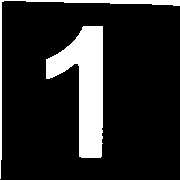
#> input picture images/1.jpg, 180 x 180 px
$ python -i utils.py   (imports and definitions only)
#> lines starting #> are read from the running program, lines starting #| are printed output that depends on the picture; after the words box and inside, x2 and y2 are one past the last pixel; in counts of white or black regions, pixels touching at a corner belong together
#> further down, picture is the input picture: shape (180, 180, 3); min 0, max 255, mean 37.6
import cv2 as cv
import numpy as np

from config import THRESHOLD

def preprocess_frame(image):
    '''
    Returns the grayscaled, blurred and threshold camera image
    Currently threshold value of 40 seems to be working fine
    for all colors, but may need to look into adaptive thresholding
    depending on ambient light conditions
    '''

    gray = cv.cvtColor(image, cv.COLOR_BGR2GRAY)
    blur = cv.GaussianBlur(gray, (5, 5), 0)
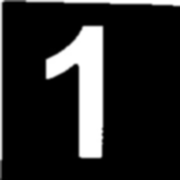
#> blur: shape (180, 180); min 0, max 255, mean 37.4
    _, thresh = cv.threshold(blur, THRESHOLD, 255, cv.THRESH_BINARY)
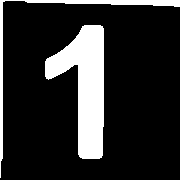
#> thresh: shape (180, 180); 16.6% white; 2 white regions, box (x1, y1, x2, y2) and area: (45, 25, 104, 159) 4191, (0, 0, 180, 178) 1202
    return thresh

def flatten_image(image, pts, width, height):
    '''
    Flatten image of a symbol card into a top-down perspective
    Returns the flattened, re-sized, grayed image
    '''
    temp_rect = np.zeros((4, 2), dtype="float32")

    source = np.sum(pts, axis=2)

    top_left = pts[np.argmin(source)]
    btm_right = pts[np.argmax(source)]

    diff = np.diff(pts, axis=-1)

    top_right = pts[np.argmin(diff)]
    btm_left = pts[np.argmax(diff)]

    # Clockwise
    temp_rect[0] = top_left
    temp_rect[1] = top_right
    temp_rect[2] = btm_right
    temp_rect[3] = btm_left

    max_width = 260
    max_height = 260

    dst = np.array([[0,0], [max_width - 1, 0], [max_width - 1, max_height - 1], [0, max_height - 1]], np.float32)

    M = cv.getPerspectiveTransform(temp_rect, dst)
    warp = cv.warpPerspective(image, M, (max_width, max_height))
    warp = cv.cvtColor(warp, cv.COLOR_BGR2GRAY)
    crop = warp[40:-40, 40:-40]

    return crop

>>> import cv2
>>> picture = cv2.imread('images/1.jpg')
>>> result = preprocess_frame(picture)

$ run again, on images/2.jpg
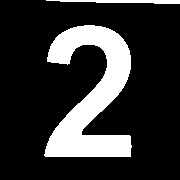
#> input picture images/2.jpg, 180 x 180 px
#> picture is the input picture: shape (180, 180, 3); min 0, max 255, mean 49.9
#> in preprocess_frame, `blur = cv.GaussianBlur(gray, (5, 5), 0)`:
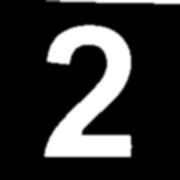
#> blur: shape (180, 180); min 0, max 255, mean 49.8
#> in preprocess_frame, `_, thresh = cv.threshold(blur, THRESHOLD, 255, cv.THRESH_BINARY)`:
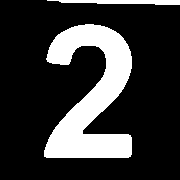
#> thresh: shape (180, 180); 21.2% white; 2 white regions, box (x1, y1, x2, y2) and area: (44, 24, 132, 158) 6396, (47, 0, 180, 5) 481

$ run again, on images/3.jpg
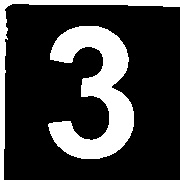
#> input picture images/3.jpg, 180 x 180 px
#> picture is the input picture: shape (180, 180, 3); min 0, max 255, mean 59.7
#> in preprocess_frame, `blur = cv.GaussianBlur(gray, (5, 5), 0)`:
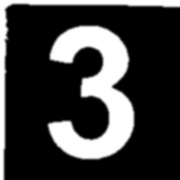
#> blur: shape (180, 180); min 0, max 255, mean 59.7
#> in preprocess_frame, `_, thresh = cv.threshold(blur, THRESHOLD, 255, cv.THRESH_BINARY)`:
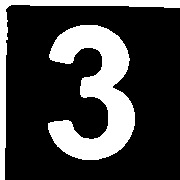
#> thresh: shape (180, 180); 25.6% white; 2 white regions, box (x1, y1, x2, y2) and area: (48, 25, 135, 160) 6099, (0, 0, 180, 180) 2197

$ run again, on images/4.jpg
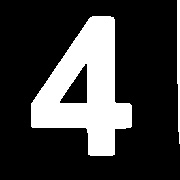
#> input picture images/4.jpg, 180 x 180 px
#> picture is the input picture: shape (180, 180, 3); min 0, max 255, mean 61
#> in preprocess_frame, `blur = cv.GaussianBlur(gray, (5, 5), 0)`:
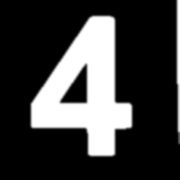
#> blur: shape (180, 180); min 0, max 255, mean 60.9
#> in preprocess_frame, `_, thresh = cv.threshold(blur, THRESHOLD, 255, cv.THRESH_BINARY)`:
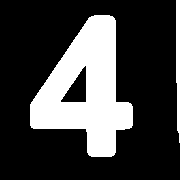
#> thresh: shape (180, 180); 25.7% white; 2 white regions, box (x1, y1, x2, y2) and area: (30, 15, 133, 157) 7834, (176, 0, 180, 143) 490
